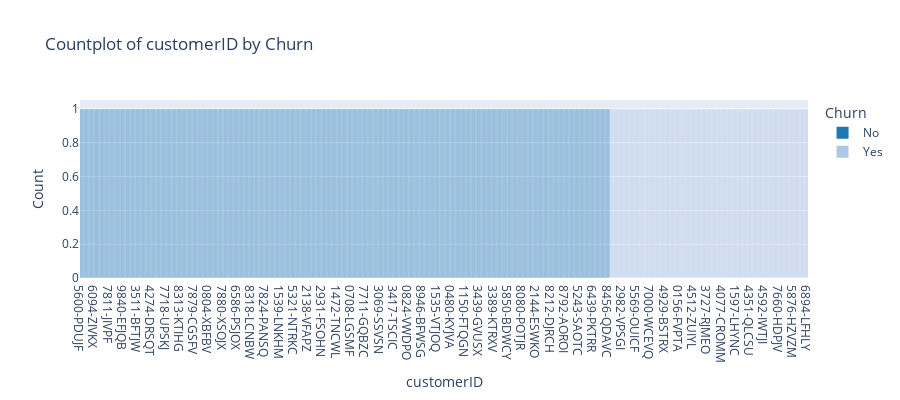
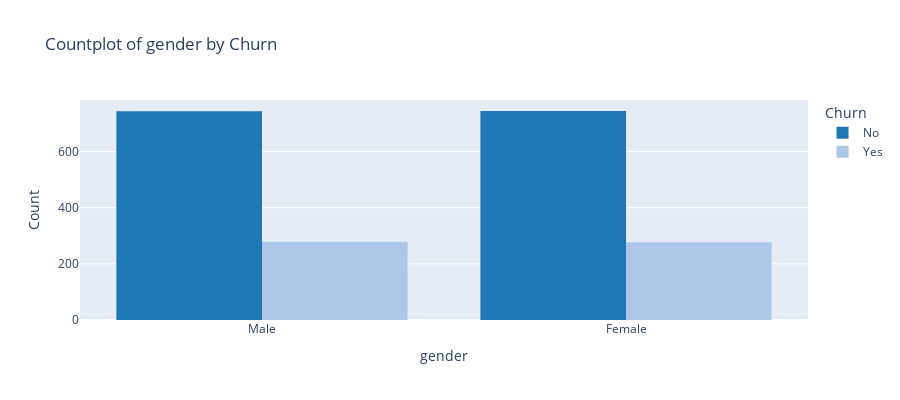
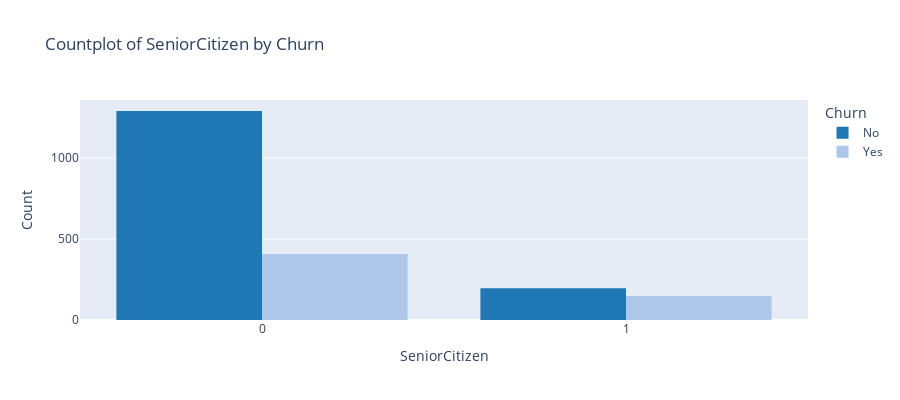
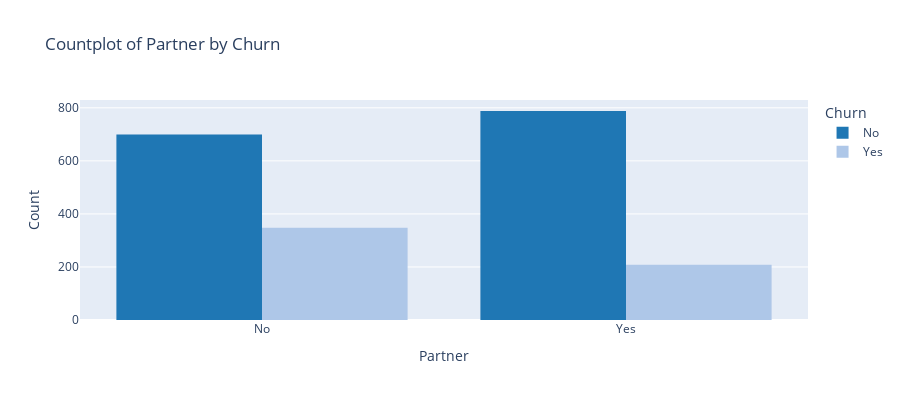

Here is the notebook cell these charts were saved with, in order:
### Code cell
# Compare rate of Churn With All the Variables 
for i, predictor in enumerate(voda_churn_train.drop(columns=['Churn', 'TotalCharges', 'MonthlyCharges'])):
    fig = px.histogram(data, x=predictor, color='Churn', barmode='group',
                       color_discrete_sequence=['#1f77b4', '#aec7e8'],
                       title=f"Countplot of {predictor} by Churn")
    fig.update_layout(xaxis_title=predictor, yaxis_title="Count",
                      legend_title="Churn", height=400)
    fig.show()

### Figure 1 — Plotly figure (JSON) as saved in the notebook; plotly's stock layout.template omitted (floating-point values rounded to 4 significant figures; data arrays with more than 128 entries replaced by an {"elided": "..."} marker saying what was removed)
{"data": [{"alignmentgroup": "True", "bingroup": "x", "hovertemplate": "Churn=No<br>customerID=%{x}<br>count=%{y}<extra></extra>", "legendgroup": "No", "marker": {"color": "#1f77b4", "pattern": {"shape": ""}}, "name": "No", "offsetgroup": "No", "orientation": "v", "showlegend": true, "type": "histogram", "x": {"elided": "1487 str values"}, "xaxis": "x", "yaxis": "y"}, {"alignmentgroup": "True", "bingroup": "x", "hovertemplate": "Churn=Yes<br>customerID=%{x}<br>count=%{y}<extra></extra>", "legendgroup": "Yes", "marker": {"color": "#aec7e8", "pattern": {"shape": ""}}, "name": "Yes", "offsetgroup": "Yes", "orientation": "v", "showlegend": true, "type": "histogram", "x": {"elided": "556 str values"}, "xaxis": "x", "yaxis": "y"}], "layout": {"barmode": "group", "height": 400, "legend": {"title": {"text": "Churn"}, "tracegroupgap": 0}, "title": {"text": "Countplot of customerID by Churn"}, "xaxis": {"anchor": "y", "domain": [0, 1], "title": {"text": "customerID"}}, "yaxis": {"anchor": "x", "domain": [0, 1], "title": {"text": "Count"}}}}

### Figure 2 — Plotly figure (JSON) as saved in the notebook; plotly's stock layout.template omitted (floating-point values rounded to 4 significant figures; data arrays with more than 128 entries replaced by an {"elided": "..."} marker saying what was removed)
{"data": [{"alignmentgroup": "True", "bingroup": "x", "hovertemplate": "Churn=No<br>gender=%{x}<br>count=%{y}<extra></extra>", "legendgroup": "No", "marker": {"color": "#1f77b4", "pattern": {"shape": ""}}, "name": "No", "offsetgroup": "No", "orientation": "v", "showlegend": true, "type": "histogram", "x": {"elided": "1487 str values"}, "xaxis": "x", "yaxis": "y"}, {"alignmentgroup": "True", "bingroup": "x", "hovertemplate": "Churn=Yes<br>gender=%{x}<br>count=%{y}<extra></extra>", "legendgroup": "Yes", "marker": {"color": "#aec7e8", "pattern": {"shape": ""}}, "name": "Yes", "offsetgroup": "Yes", "orientation": "v", "showlegend": true, "type": "histogram", "x": {"elided": "556 str values"}, "xaxis": "x", "yaxis": "y"}], "layout": {"barmode": "group", "height": 400, "legend": {"title": {"text": "Churn"}, "tracegroupgap": 0}, "title": {"text": "Countplot of gender by Churn"}, "xaxis": {"anchor": "y", "domain": [0, 1], "title": {"text": "gender"}}, "yaxis": {"anchor": "x", "domain": [0, 1], "title": {"text": "Count"}}}}

### Figure 3 — Plotly figure (JSON) as saved in the notebook; plotly's stock layout.template omitted (floating-point values rounded to 4 significant figures; data arrays with more than 128 entries replaced by an {"elided": "..."} marker saying what was removed)
{"data": [{"alignmentgroup": "True", "bingroup": "x", "hovertemplate": "Churn=No<br>SeniorCitizen=%{x}<br>count=%{y}<extra></extra>", "legendgroup": "No", "marker": {"color": "#1f77b4", "pattern": {"shape": ""}}, "name": "No", "offsetgroup": "No", "orientation": "v", "showlegend": true, "type": "histogram", "x": {"elided": "1487 int values"}, "xaxis": "x", "yaxis": "y"}, {"alignmentgroup": "True", "bingroup": "x", "hovertemplate": "Churn=Yes<br>SeniorCitizen=%{x}<br>count=%{y}<extra></extra>", "legendgroup": "Yes", "marker": {"color": "#aec7e8", "pattern": {"shape": ""}}, "name": "Yes", "offsetgroup": "Yes", "orientation": "v", "showlegend": true, "type": "histogram", "x": {"elided": "556 int values"}, "xaxis": "x", "yaxis": "y"}], "layout": {"barmode": "group", "height": 400, "legend": {"title": {"text": "Churn"}, "tracegroupgap": 0}, "title": {"text": "Countplot of SeniorCitizen by Churn"}, "xaxis": {"anchor": "y", "domain": [0, 1], "title": {"text": "SeniorCitizen"}}, "yaxis": {"anchor": "x", "domain": [0, 1], "title": {"text": "Count"}}}}

### Figure 4 — Plotly figure (JSON) as saved in the notebook; plotly's stock layout.template omitted (floating-point values rounded to 4 significant figures; data arrays with more than 128 entries replaced by an {"elided": "..."} marker saying what was removed)
{"data": [{"alignmentgroup": "True", "bingroup": "x", "hovertemplate": "Churn=No<br>Partner=%{x}<br>count=%{y}<extra></extra>", "legendgroup": "No", "marker": {"color": "#1f77b4", "pattern": {"shape": ""}}, "name": "No", "offsetgroup": "No", "orientation": "v", "showlegend": true, "type": "histogram", "x": {"elided": "1487 str values"}, "xaxis": "x", "yaxis": "y"}, {"alignmentgroup": "True", "bingroup": "x", "hovertemplate": "Churn=Yes<br>Partner=%{x}<br>count=%{y}<extra></extra>", "legendgroup": "Yes", "marker": {"color": "#aec7e8", "pattern": {"shape": ""}}, "name": "Yes", "offsetgroup": "Yes", "orientation": "v", "showlegend": true, "type": "histogram", "x": {"elided": "556 str values"}, "xaxis": "x", "yaxis": "y"}], "layout": {"barmode": "group", "height": 400, "legend": {"title": {"text": "Churn"}, "tracegroupgap": 0}, "title": {"text": "Countplot of Partner by Churn"}, "xaxis": {"anchor": "y", "domain": [0, 1], "title": {"text": "Partner"}}, "yaxis": {"anchor": "x", "domain": [0, 1], "title": {"text": "Count"}}}}
